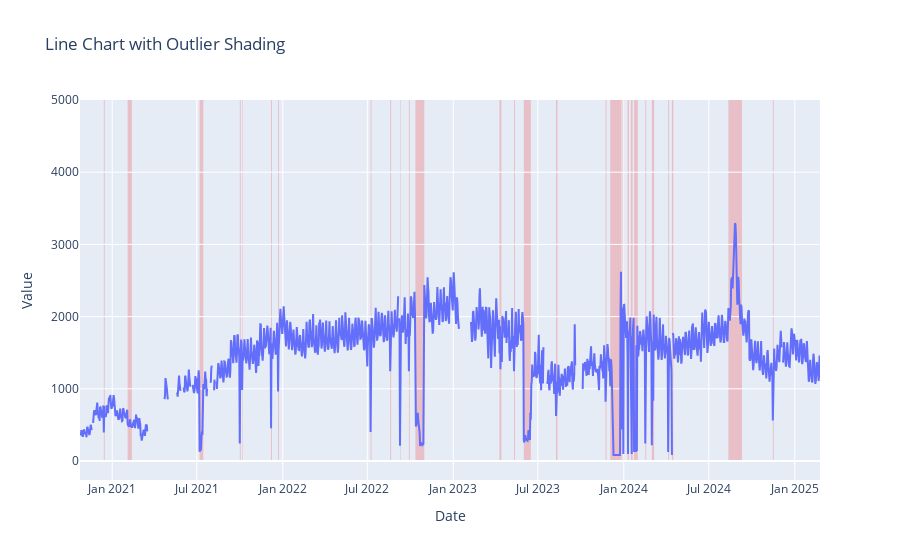

Write notebook code for a chart like this one.
### Code cell
# Create the figure
fig = go.Figure()

# Add the line trace
fig.add_trace(go.Scatter(x=df['Date'], y=df['Broken Machines'], mode='lines', name='Broken Machines'))

# Iterate through the data and add a shape for each outlier day
for i in range(len(df)):
    if df['Outlier'][i]:
        # Shade the *entire* day.  Important for time series!
        date_fmt = pd.to_datetime(df['Date'][i])
        start_date = date_fmt.strftime('%Y-%m-%d 00:00:00') # Start of the day
        end_date = date_fmt.strftime('%Y-%m-%d 23:59:59')   # End of the day
        fig.add_shape(
            type="rect",
            x0=start_date,  # Start of the day
            x1=end_date,    # End of the day
            y0=0,
            y1=5000,
            line=dict(width=0),  # No border
            fillcolor="rgba(255, 0, 0, 0.2)",  # Red with 20% opacity
            layer="below"  # Place the rectangle behind the line
        )


# Improve layout (optional)
fig.update_layout(
    title="Line Chart with Outlier Shading",
    xaxis_title="Date",
    yaxis_title="Value",
    xaxis_range=[min(pd.to_datetime(df['Date'])) - pd.Timedelta(days=1), max(pd.to_datetime(df['Date'])) + pd.Timedelta(days=1)] # Add some padding to x-axis
)

fig.show()

### Figure 1 — Plotly figure (JSON) as saved in the notebook; plotly's stock layout.template omitted (floating-point values rounded to 4 significant figures; data arrays with more than 128 entries replaced by an {"elided": "..."} marker saying what was removed)
{"data": [{"mode": "lines", "name": "Broken Machines", "type": "scatter", "x": {"elided": "1583 str values"}, "y": {"elided": "1583 int values"}}], "layout": {"shapes": [{"fillcolor": "rgba(255, 0, 0, 0.2)", "layer": "below", "line": {"width": 0}, "type": "rect", "x0": "2020-12-14 00:00:00", "x1": "2020-12-14 23:59:59", "y0": 0, "y1": 5000}, {"fillcolor": "rgba(255, 0, 0, 0.2)", "layer": "below", "line": {"width": 0}, "type": "rect", "x0": "2020-12-15 00:00:00", "x1": "2020-12-15 23:59:59", "y0": 0, "y1": 5000}, {"fillcolor": "rgba(255, 0, 0, 0.2)", "layer": "below", "line": {"width": 0}, "type": "rect", "x0": "2021-02-03 00:00:00", "x1": "2021-02-03 23:59:59", "y0": 0, "y1": 5000}, {"fillcolor": "rgba(255, 0, 0, 0.2)", "layer": "below", "line": {"width": 0}, "type": "rect", "x0": "2021-02-04 00:00:00", "x1": "2021-02-04 23:59:59", "y0": 0, "y1": 5000}, {"fillcolor": "rgba(255, 0, 0, 0.2)", "layer": "below", "line": {"width": 0}, "type": "rect", "x0": "2021-02-05 00:00:00", "x1": "2021-02-05 23:59:59", "y0": 0, "y1": 5000}, {"fillcolor": "rgba(255, 0, 0, 0.2)", "layer": "below", "line": {"width": 0}, "type": "rect", "x0": "2021-02-06 00:00:00", "x1": "2021-02-06 23:59:59", "y0": 0, "y1": 5000}, {"fillcolor": "rgba(255, 0, 0, 0.2)", "layer": "below", "line": {"width": 0}, "type": "rect", "x0": "2021-02-07 00:00:00", "x1": "2021-02-07 23:59:59", "y0": 0, "y1": 5000}, {"fillcolor": "rgba(255, 0, 0, 0.2)", "layer": "below", "line": {"width": 0}, "type": "rect", "x0": "2021-02-08 00:00:00", "x1": "2021-02-08 23:59:59", "y0": 0, "y1": 5000}, {"fillcolor": "rgba(255, 0, 0, 0.2)", "layer": "below", "line": {"width": 0}, "type": "rect", "x0": "2021-02-09 00:00:00", "x1": "2021-02-09 23:59:59", "y0": 0, "y1": 5000}, {"fillcolor": "rgba(255, 0, 0, 0.2)", "layer": "below", "line": {"width": 0}, "type": "rect", "x0": "2021-02-10 00:00:00", "x1": "2021-02-10 23:59:59", "y0": 0, "y1": 5000}, {"fillcolor": "rgba(255, 0, 0, 0.2)", "layer": "below", "line": {"width": 0}, "type": "rect", "x0": "2021-02-11 00:00:00", "x1": "2021-02-11 23:59:59", "y0": 0, "y1": 5000}, {"fillcolor": "rgba(255, 0, 0, 0.2)", "layer": "below", "line": {"width": 0}, "type": "rect", "x0": "2021-07-07 00:00:00", "x1": "2021-07-07 23:59:59", "y0": 0, "y1": 5000}, {"fillcolor": "rgba(255, 0, 0, 0.2)", "layer": "below", "line": {"width": 0}, "type": "rect", "x0": "2021-07-08 00:00:00", "x1": "2021-07-08 23:59:59", "y0": 0, "y1": 5000}, {"fillcolor": "rgba(255, 0, 0, 0.2)", "layer": "below", "line": {"width": 0}, "type": "rect", "x0": "2021-07-09 00:00:00", "x1": "2021-07-09 23:59:59", "y0": 0, "y1": 5000}, {"fillcolor": "rgba(255, 0, 0, 0.2)", "layer": "below", "line": {"width": 0}, "type": "rect", "x0": "2021-07-10 00:00:00", "x1": "2021-07-10 23:59:59", "y0": 0, "y1": 5000}, {"fillcolor": "rgba(255, 0, 0, 0.2)", "layer": "below", "line": {"width": 0}, "type": "rect", "x0": "2021-07-11 00:00:00", "x1": "2021-07-11 23:59:59", "y0": 0, "y1": 5000}, {"fillcolor": "rgba(255, 0, 0, 0.2)", "layer": "below", "line": {"width": 0}, "type": "rect", "x0": "2021-07-12 00:00:00", "x1": "2021-07-12 23:59:59", "y0": 0, "y1": 5000}, {"fillcolor": "rgba(255, 0, 0, 0.2)", "layer": "below", "line": {"width": 0}, "type": "rect", "x0": "2021-07-13 00:00:00", "x1": "2021-07-13 23:59:59", "y0": 0, "y1": 5000}, {"fillcolor": "rgba(255, 0, 0, 0.2)", "layer": "below", "line": {"width": 0}, "type": "rect", "x0": "2021-07-14 00:00:00", "x1": "2021-07-14 23:59:59", "y0": 0, "y1": 5000}, {"fillcolor": "rgba(255, 0, 0, 0.2)", "layer": "below", "line": {"width": 0}, "type": "rect", "x0": "2021-10-01 00:00:00", "x1": "2021-10-01 23:59:59", "y0": 0, "y1": 5000}, {"fillcolor": "rgba(255, 0, 0, 0.2)", "layer": "below", "line": {"width": 0}, "type": "rect", "x0": "2021-10-02 00:00:00", "x1": "2021-10-02 23:59:59", "y0": 0, "y1": 5000}, {"fillcolor": "rgba(255, 0, 0, 0.2)", "layer": "below", "line": {"width": 0}, "type": "rect", "x0": "2021-10-06 00:00:00", "x1": "2021-10-06 23:59:59", "y0": 0, "y1": 5000}, {"fillcolor": "rgba(255, 0, 0, 0.2)", "layer": "below", "line": {"width": 0}, "type": "rect", "x0": "2021-12-07 00:00:00", "x1": "2021-12-07 23:59:59", "y0": 0, "y1": 5000}, {"fillcolor": "rgba(255, 0, 0, 0.2)", "layer": "below", "line": {"width": 0}, "type": "rect", "x0": "2021-12-08 00:00:00", "x1": "2021-12-08 23:59:59", "y0": 0, "y1": 5000}, {"fillcolor": "rgba(255, 0, 0, 0.2)", "layer": "below", "line": {"width": 0}, "type": "rect", "x0": "2021-12-22 00:00:00", "x1": "2021-12-22 23:59:59", "y0": 0, "y1": 5000}, {"fillcolor": "rgba(255, 0, 0, 0.2)", "layer": "below", "line": {"width": 0}, "type": "rect", "x0": "2021-12-23 00:00:00", "x1": "2021-12-23 23:59:59", "y0": 0, "y1": 5000}, {"fillcolor": "rgba(255, 0, 0, 0.2)", "layer": "below", "line": {"width": 0}, "type": "rect", "x0": "2022-07-08 00:00:00", "x1": "2022-07-08 23:59:59", "y0": 0, "y1": 5000}, {"fillcolor": "rgba(255, 0, 0, 0.2)", "layer": "below", "line": {"width": 0}, "type": "rect", "x0": "2022-07-09 00:00:00", "x1": "2022-07-09 23:59:59", "y0": 0, "y1": 5000}, {"fillcolor": "rgba(255, 0, 0, 0.2)", "layer": "below", "line": {"width": 0}, "type": "rect", "x0": "2022-08-19 00:00:00", "x1": "2022-08-19 23:59:59", "y0": 0, "y1": 5000}, {"fillcolor": "rgba(255, 0, 0, 0.2)", "layer": "below", "line": {"width": 0}, "type": "rect", "x0": "2022-08-20 00:00:00", "x1": "2022-08-20 23:59:59", "y0": 0, "y1": 5000}, {"fillcolor": "rgba(255, 0, 0, 0.2)", "layer": "below", "line": {"width": 0}, "type": "rect", "x0": "2022-09-09 00:00:00", "x1": "2022-09-09 23:59:59", "y0": 0, "y1": 5000}, {"fillcolor": "rgba(255, 0, 0, 0.2)", "layer": "below", "line": {"width": 0}, "type": "rect", "x0": "2022-09-28 00:00:00", "x1": "2022-09-28 23:59:59", "y0": 0, "y1": 5000}, {"fillcolor": "rgba(255, 0, 0, 0.2)", "layer": "below", "line": {"width": 0}, "type": "rect", "x0": "2022-09-29 00:00:00", "x1": "2022-09-29 23:59:59", "y0": 0, "y1": 5000}, {"fillcolor": "rgba(255, 0, 0, 0.2)", "layer": "below", "line": {"width": 0}, "type": "rect", "x0": "2022-10-12 00:00:00", "x1": "2022-10-12 23:59:59", "y0": 0, "y1": 5000}, {"fillcolor": "rgba(255, 0, 0, 0.2)", "layer": "below", "line": {"width": 0}, "type": "rect", "x0": "2022-10-13 00:00:00", "x1": "2022-10-13 23:59:59", "y0": 0, "y1": 5000}, {"fillcolor": "rgba(255, 0, 0, 0.2)", "layer": "below", "line": {"width": 0}, "type": "rect", "x0": "2022-10-14 00:00:00", "x1": "2022-10-14 23:59:59", "y0": 0, "y1": 5000}, {"fillcolor": "rgba(255, 0, 0, 0.2)", "layer": "below", "line": {"width": 0}, "type": "rect", "x0": "2022-10-15 00:00:00", "x1": "2022-10-15 23:59:59", "y0": 0, "y1": 5000}, {"fillcolor": "rgba(255, 0, 0, 0.2)", "layer": "below", "line": {"width": 0}, "type": "rect", "x0": "2022-10-16 00:00:00", "x1": "2022-10-16 23:59:59", "y0": 0, "y1": 5000}, {"fillcolor": "rgba(255, 0, 0, 0.2)", "layer": "below", "line": {"width": 0}, "type": "rect", "x0": "2022-10-17 00:00:00", "x1": "2022-10-17 23:59:59", "y0": 0, "y1": 5000}, {"fillcolor": "rgba(255, 0, 0, 0.2)", "layer": "below", "line": {"width": 0}, "type": "rect", "x0": "2022-10-18 00:00:00", "x1": "2022-10-18 23:59:59", "y0": 0, "y1": 5000}, {"fillcolor": "rgba(255, 0, 0, 0.2)", "layer": "below", "line": {"width": 0}, "type": "rect", "x0": "2022-10-19 00:00:00", "x1": "2022-10-19 23:59:59", "y0": 0, "y1": 5000}, {"fillcolor": "rgba(255, 0, 0, 0.2)", "layer": "below", "line": {"width": 0}, "type": "rect", "x0": "2022-10-20 00:00:00", "x1": "2022-10-20 23:59:59", "y0": 0, "y1": 5000}, {"fillcolor": "rgba(255, 0, 0, 0.2)", "layer": "below", "line": {"width": 0}, "type": "rect", "x0": "2022-10-21 00:00:00", "x1": "2022-10-21 23:59:59", "y0": 0, "y1": 5000}, {"fillcolor": "rgba(255, 0, 0, 0.2)", "layer": "below", "line": {"width": 0}, "type": "rect", "x0": "2022-10-22 00:00:00", "x1": "2022-10-22 23:59:59", "y0": 0, "y1": 5000}, {"fillcolor": "rgba(255, 0, 0, 0.2)", "layer": "below", "line": {"width": 0}, "type": "rect", "x0": "2022-10-23 00:00:00", "x1": "2022-10-23 23:59:59", "y0": 0, "y1": 5000}, {"fillcolor": "rgba(255, 0, 0, 0.2)", "layer": "below", "line": {"width": 0}, "type": "rect", "x0": "2022-10-24 00:00:00", "x1": "2022-10-24 23:59:59", "y0": 0, "y1": 5000}, {"fillcolor": "rgba(255, 0, 0, 0.2)", "layer": "below", "line": {"width": 0}, "type": "rect", "x0": "2022-10-25 00:00:00", "x1": "2022-10-25 23:59:59", "y0": 0, "y1": 5000}, {"fillcolor": "rgba(255, 0, 0, 0.2)", "layer": "below", "line": {"width": 0}, "type": "rect", "x0": "2022-10-26 00:00:00", "x1": "2022-10-26 23:59:59", "y0": 0, "y1": 5000}, {"fillcolor": "rgba(255, 0, 0, 0.2)", "layer": "below", "line": {"width": 0}, "type": "rect", "x0": "2022-10-27 00:00:00", "x1": "2022-10-27 23:59:59", "y0": 0, "y1": 5000}, {"fillcolor": "rgba(255, 0, 0, 0.2)", "layer": "below", "line": {"width": 0}, "type": "rect", "x0": "2022-10-28 00:00:00", "x1": "2022-10-28 23:59:59", "y0": 0, "y1": 5000}, {"fillcolor": "rgba(255, 0, 0, 0.2)", "layer": "below", "line": {"width": 0}, "type": "rect", "x0": "2022-10-29 00:00:00", "x1": "2022-10-29 23:59:59", "y0": 0, "y1": 5000}, {"fillcolor": "rgba(255, 0, 0, 0.2)", "layer": "below", "line": {"width": 0}, "type": "rect", "x0": "2022-10-30 00:00:00", "x1": "2022-10-30 23:59:59", "y0": 0, "y1": 5000}, {"fillcolor": "rgba(255, 0, 0, 0.2)", "layer": "below", "line": {"width": 0}, "type": "rect", "x0": "2023-04-10 00:00:00", "x1": "2023-04-10 23:59:59", "y0": 0, "y1": 5000}, {"fillcolor": "rgba(255, 0, 0, 0.2)", "layer": "below", "line": {"width": 0}, "type": "rect", "x0": "2023-04-11 00:00:00", "x1": "2023-04-11 23:59:59", "y0": 0, "y1": 5000}, {"fillcolor": "rgba(255, 0, 0, 0.2)", "layer": "below", "line": {"width": 0}, "type": "rect", "x0": "2023-04-12 00:00:00", "x1": "2023-04-12 23:59:59", "y0": 0, "y1": 5000}, {"fillcolor": "rgba(255, 0, 0, 0.2)", "layer": "below", "line": {"width": 0}, "type": "rect", "x0": "2023-04-13 00:00:00", "x1": "2023-04-13 23:59:59", "y0": 0, "y1": 5000}, {"fillcolor": "rgba(255, 0, 0, 0.2)", "layer": "below", "line": {"width": 0}, "type": "rect", "x0": "2023-05-11 00:00:00", "x1": "2023-05-11 23:59:59", "y0": 0, "y1": 5000}, {"fillcolor": "rgba(255, 0, 0, 0.2)", "layer": "below", "line": {"width": 0}, "type": "rect", "x0": "2023-05-12 00:00:00", "x1": "2023-05-12 23:59:59", "y0": 0, "y1": 5000}, {"fillcolor": "rgba(255, 0, 0, 0.2)", "layer": "below", "line": {"width": 0}, "type": "rect", "x0": "2023-06-01 00:00:00", "x1": "2023-06-01 23:59:59", "y0": 0, "y1": 5000}, {"fillcolor": "rgba(255, 0, 0, 0.2)", "layer": "below", "line": {"width": 0}, "type": "rect", "x0": "2023-06-02 00:00:00", "x1": "2023-06-02 23:59:59", "y0": 0, "y1": 5000}, {"fillcolor": "rgba(255, 0, 0, 0.2)", "layer": "below", "line": {"width": 0}, "type": "rect", "x0": "2023-06-03 00:00:00", "x1": "2023-06-03 23:59:59", "y0": 0, "y1": 5000}, {"fillcolor": "rgba(255, 0, 0, 0.2)", "layer": "below", "line": {"width": 0}, "type": "rect", "x0": "2023-06-04 00:00:00", "x1": "2023-06-04 23:59:59", "y0": 0, "y1": 5000}, {"fillcolor": "rgba(255, 0, 0, 0.2)", "layer": "below", "line": {"width": 0}, "type": "rect", "x0": "2023-06-05 00:00:00", "x1": "2023-06-05 23:59:59", "y0": 0, "y1": 5000}, {"fillcolor": "rgba(255, 0, 0, 0.2)", "layer": "below", "line": {"width": 0}, "type": "rect", "x0": "2023-06-06 00:00:00", "x1": "2023-06-06 23:59:59", "y0": 0, "y1": 5000}, {"fillcolor": "rgba(255, 0, 0, 0.2)", "layer": "below", "line": {"width": 0}, "type": "rect", "x0": "2023-06-07 00:00:00", "x1": "2023-06-07 23:59:59", "y0": 0, "y1": 5000}, {"fillcolor": "rgba(255, 0, 0, 0.2)", "layer": "below", "line": {"width": 0}, "type": "rect", "x0": "2023-06-08 00:00:00", "x1": "2023-06-08 23:59:59", "y0": 0, "y1": 5000}, {"fillcolor": "rgba(255, 0, 0, 0.2)", "layer": "below", "line": {"width": 0}, "type": "rect", "x0": "2023-06-09 00:00:00", "x1": "2023-06-09 23:59:59", "y0": 0, "y1": 5000}, {"fillcolor": "rgba(255, 0, 0, 0.2)", "layer": "below", "line": {"width": 0}, "type": "rect", "x0": "2023-06-10 00:00:00", "x1": "2023-06-10 23:59:59", "y0": 0, "y1": 5000}, {"fillcolor": "rgba(255, 0, 0, 0.2)", "layer": "below", "line": {"width": 0}, "type": "rect", "x0": "2023-06-11 00:00:00", "x1": "2023-06-11 23:59:59", "y0": 0, "y1": 5000}, {"fillcolor": "rgba(255, 0, 0, 0.2)", "layer": "below", "line": {"width": 0}, "type": "rect", "x0": "2023-06-12 00:00:00", "x1": "2023-06-12 23:59:59", "y0": 0, "y1": 5000}, {"fillcolor": "rgba(255, 0, 0, 0.2)", "layer": "below", "line": {"width": 0}, "type": "rect", "x0": "2023-06-13 00:00:00", "x1": "2023-06-13 23:59:59", "y0": 0, "y1": 5000}, {"fillcolor": "rgba(255, 0, 0, 0.2)", "layer": "below", "line": {"width": 0}, "type": "rect", "x0": "2023-06-14 00:00:00", "x1": "2023-06-14 23:59:59", "y0": 0, "y1": 5000}, {"fillcolor": "rgba(255, 0, 0, 0.2)", "layer": "below", "line": {"width": 0}, "type": "rect", "x0": "2023-06-15 00:00:00", "x1": "2023-06-15 23:59:59", "y0": 0, "y1": 5000}, {"fillcolor": "rgba(255, 0, 0, 0.2)", "layer": "below", "line": {"width": 0}, "type": "rect", "x0": "2023-08-09 00:00:00", "x1": "2023-08-09 23:59:59", "y0": 0, "y1": 5000}, {"fillcolor": "rgba(255, 0, 0, 0.2)", "layer": "below", "line": {"width": 0}, "type": "rect", "x0": "2023-08-10 00:00:00", "x1": "2023-08-10 23:59:59", "y0": 0, "y1": 5000}, {"fillcolor": "rgba(255, 0, 0, 0.2)", "layer": "below", "line": {"width": 0}, "type": "rect", "x0": "2023-08-11 00:00:00", "x1": "2023-08-11 23:59:59", "y0": 0, "y1": 5000}, {"fillcolor": "rgba(255, 0, 0, 0.2)", "layer": "below", "line": {"width": 0}, "type": "rect", "x0": "2023-11-23 00:00:00", "x1": "2023-11-23 23:59:59", "y0": 0, "y1": 5000}, {"fillcolor": "rgba(255, 0, 0, 0.2)", "layer": "below", "line": {"width": 0}, "type": "rect", "x0": "2023-11-24 00:00:00", "x1": "2023-11-24 23:59:59", "y0": 0, "y1": 5000}, {"fillcolor": "rgba(255, 0, 0, 0.2)", "layer": "below", "line": {"width": 0}, "type": "rect", "x0": "2023-12-03 00:00:00", "x1": "2023-12-03 23:59:59", "y0": 0, "y1": 5000}, {"fillcolor": "rgba(255, 0, 0, 0.2)", "layer": "below", "line": {"width": 0}, "type": "rect", "x0": "2023-12-04 00:00:00", "x1": "2023-12-04 23:59:59", "y0": 0, "y1": 5000}, {"fillcolor": "rgba(255, 0, 0, 0.2)", "layer": "below", "line": {"width": 0}, "type": "rect", "x0": "2023-12-05 00:00:00", "x1": "2023-12-05 23:59:59", "y0": 0, "y1": 5000}, {"fillcolor": "rgba(255, 0, 0, 0.2)", "layer": "below", "line": {"width": 0}, "type": "rect", "x0": "2023-12-06 00:00:00", "x1": "2023-12-06 23:59:59", "y0": 0, "y1": 5000}, {"fillcolor": "rgba(255, 0, 0, 0.2)", "layer": "below", "line": {"width": 0}, "type": "rect", "x0": "2023-12-07 00:00:00", "x1": "2023-12-07 23:59:59", "y0": 0, "y1": 5000}, {"fillcolor": "rgba(255, 0, 0, 0.2)", "layer": "below", "line": {"width": 0}, "type": "rect", "x0": "2023-12-08 00:00:00", "x1": "2023-12-08 23:59:59", "y0": 0, "y1": 5000}, {"fillcolor": "rgba(255, 0, 0, 0.2)", "layer": "below", "line": {"width": 0}, "type": "rect", "x0": "2023-12-09 00:00:00", "x1": "2023-12-09 23:59:59", "y0": 0, "y1": 5000}, {"fillcolor": "rgba(255, 0, 0, 0.2)", "layer": "below", "line": {"width": 0}, "type": "rect", "x0": "2023-12-10 00:00:00", "x1": "2023-12-10 23:59:59", "y0": 0, "y1": 5000}, {"fillcolor": "rgba(255, 0, 0, 0.2)", "layer": "below", "line": {"width": 0}, "type": "rect", "x0": "2023-12-11 00:00:00", "x1": "2023-12-11 23:59:59", "y0": 0, "y1": 5000}, {"fillcolor": "rgba(255, 0, 0, 0.2)", "layer": "below", "line": {"width": 0}, "type": "rect", "x0": "2023-12-12 00:00:00", "x1": "2023-12-12 23:59:59", "y0": 0, "y1": 5000}, {"fillcolor": "rgba(255, 0, 0, 0.2)", "layer": "below", "line": {"width": 0}, "type": "rect", "x0": "2023-12-13 00:00:00", "x1": "2023-12-13 23:59:59", "y0": 0, "y1": 5000}, {"fillcolor": "rgba(255, 0, 0, 0.2)", "layer": "below", "line": {"width": 0}, "type": "rect", "x0": "2023-12-14 00:00:00", "x1": "2023-12-14 23:59:59", "y0": 0, "y1": 5000}, {"fillcolor": "rgba(255, 0, 0, 0.2)", "layer": "below", "line": {"width": 0}, "type": "rect", "x0": "2023-12-15 00:00:00", "x1": "2023-12-15 23:59:59", "y0": 0, "y1": 5000}, {"fillcolor": "rgba(255, 0, 0, 0.2)", "layer": "below", "line": {"width": 0}, "type": "rect", "x0": "2023-12-16 00:00:00", "x1": "2023-12-16 23:59:59", "y0": 0, "y1": 5000}, {"fillcolor": "rgba(255, 0, 0, 0.2)", "layer": "below", "line": {"width": 0}, "type": "rect", "x0": "2023-12-17 00:00:00", "x1": "2023-12-17 23:59:59", "y0": 0, "y1": 5000}, {"fillcolor": "rgba(255, 0, 0, 0.2)", "layer": "below", "line": {"width": 0}, "type": "rect", "x0": "2023-12-18 00:00:00", "x1": "2023-12-18 23:59:59", "y0": 0, "y1": 5000}, {"fillcolor": "rgba(255, 0, 0, 0.2)", "layer": "below", "line": {"width": 0}, "type": "rect", "x0": "2023-12-19 00:00:00", "x1": "2023-12-19 23:59:59", "y0": 0, "y1": 5000}, {"fillcolor": "rgba(255, 0, 0, 0.2)", "layer": "below", "line": {"width": 0}, "type": "rect", "x0": "2023-12-20 00:00:00", "x1": "2023-12-20 23:59:59", "y0": 0, "y1": 5000}, {"fillcolor": "rgba(255, 0, 0, 0.2)", "layer": "below", "line": {"width": 0}, "type": "rect", "x0": "2023-12-21 00:00:00", "x1": "2023-12-21 23:59:59", "y0": 0, "y1": 5000}, {"fillcolor": "rgba(255, 0, 0, 0.2)", "layer": "below", "line": {"width": 0}, "type": "rect", "x0": "2023-12-22 00:00:00", "x1": "2023-12-22 23:59:59", "y0": 0, "y1": 5000}, {"fillcolor": "rgba(255, 0, 0, 0.2)", "layer": "below", "line": {"width": 0}, "type": "rect", "x0": "2023-12-23 00:00:00", "x1": "2023-12-23 23:59:59", "y0": 0, "y1": 5000}, {"fillcolor": "rgba(255, 0, 0, 0.2)", "layer": "below", "line": {"width": 0}, "type": "rect", "x0": "2023-12-24 00:00:00", "x1": "2023-12-24 23:59:59", "y0": 0, "y1": 5000}, {"fillcolor": "rgba(255, 0, 0, 0.2)", "layer": "below", "line": {"width": 0}, "type": "rect", "x0": "2023-12-25 00:00:00", "x1": "2023-12-25 23:59:59", "y0": 0, "y1": 5000}, {"fillcolor": "rgba(255, 0, 0, 0.2)", "layer": "below", "line": {"width": 0}, "type": "rect", "x0": "2023-12-27 00:00:00", "x1": "2023-12-27 23:59:59", "y0": 0, "y1": 5000}, {"fillcolor": "rgba(255, 0, 0, 0.2)", "layer": "below", "line": {"width": 0}, "type": "rect", "x0": "2023-12-28 00:00:00", "x1": "2023-12-28 23:59:59", "y0": 0, "y1": 5000}, {"fillcolor": "rgba(255, 0, 0, 0.2)", "layer": "below", "line": {"width": 0}, "type": "rect", "x0": "2023-12-31 00:00:00", "x1": "2023-12-31 23:59:59", "y0": 0, "y1": 5000}, {"fillcolor": "rgba(255, 0, 0, 0.2)", "layer": "below", "line": {"width": 0}, "type": "rect", "x0": "2024-01-01 00:00:00", "x1": "2024-01-01 23:59:59", "y0": 0, "y1": 5000}, {"fillcolor": "rgba(255, 0, 0, 0.2)", "layer": "below", "line": {"width": 0}, "type": "rect", "x0": "2024-01-09 00:00:00", "x1": "2024-01-09 23:59:59", "y0": 0, "y1": 5000}, {"fillcolor": "rgba(255, 0, 0, 0.2)", "layer": "below", "line": {"width": 0}, "type": "rect", "x0": "2024-01-10 00:00:00", "x1": "2024-01-10 23:59:59", "y0": 0, "y1": 5000}, {"fillcolor": "rgba(255, 0, 0, 0.2)", "layer": "below", "line": {"width": 0}, "type": "rect", "x0": "2024-01-11 00:00:00", "x1": "2024-01-11 23:59:59", "y0": 0, "y1": 5000}, {"fillcolor": "rgba(255, 0, 0, 0.2)", "layer": "below", "line": {"width": 0}, "type": "rect", "x0": "2024-01-16 00:00:00", "x1": "2024-01-16 23:59:59", "y0": 0, "y1": 5000}, {"fillcolor": "rgba(255, 0, 0, 0.2)", "layer": "below", "line": {"width": 0}, "type": "rect", "x0": "2024-01-17 00:00:00", "x1": "2024-01-17 23:59:59", "y0": 0, "y1": 5000}, {"fillcolor": "rgba(255, 0, 0, 0.2)", "layer": "below", "line": {"width": 0}, "type": "rect", "x0": "2024-01-18 00:00:00", "x1": "2024-01-18 23:59:59", "y0": 0, "y1": 5000}, {"fillcolor": "rgba(255, 0, 0, 0.2)", "layer": "below", "line": {"width": 0}, "type": "rect", "x0": "2024-01-19 00:00:00", "x1": "2024-01-19 23:59:59", "y0": 0, "y1": 5000}, {"fillcolor": "rgba(255, 0, 0, 0.2)", "layer": "below", "line": {"width": 0}, "type": "rect", "x0": "2024-01-23 00:00:00", "x1": "2024-01-23 23:59:59", "y0": 0, "y1": 5000}, {"fillcolor": "rgba(255, 0, 0, 0.2)", "layer": "below", "line": {"width": 0}, "type": "rect", "x0": "2024-01-24 00:00:00", "x1": "2024-01-24 23:59:59", "y0": 0, "y1": 5000}, {"fillcolor": "rgba(255, 0, 0, 0.2)", "layer": "below", "line": {"width": 0}, "type": "rect", "x0": "2024-01-25 00:00:00", "x1": "2024-01-25 23:59:59", "y0": 0, "y1": 5000}, {"fillcolor": "rgba(255, 0, 0, 0.2)", "layer": "below", "line": {"width": 0}, "type": "rect", "x0": "2024-01-26 00:00:00", "x1": "2024-01-26 23:59:59", "y0": 0, "y1": 5000}, {"fillcolor": "rgba(255, 0, 0, 0.2)", "layer": "below", "line": {"width": 0}, "type": "rect", "x0": "2024-01-27 00:00:00", "x1": "2024-01-27 23:59:59", "y0": 0, "y1": 5000}, {"fillcolor": "rgba(255, 0, 0, 0.2)", "layer": "below", "line": {"width": 0}, "type": "rect", "x0": "2024-01-28 00:00:00", "x1": "2024-01-28 23:59:59", "y0": 0, "y1": 5000}, {"fillcolor": "rgba(255, 0, 0, 0.2)", "layer": "below", "line": {"width": 0}, "type": "rect", "x0": "2024-01-29 00:00:00", "x1": "2024-01-29 23:59:59", "y0": 0, "y1": 5000}, {"fillcolor": "rgba(255, 0, 0, 0.2)", "layer": "below", "line": {"width": 0}, "type": "rect", "x0": "2024-01-30 00:00:00", "x1": "2024-01-30 23:59:59", "y0": 0, "y1": 5000}, {"fillcolor": "rgba(255, 0, 0, 0.2)", "layer": "below", "line": {"width": 0}, "type": "rect", "x0": "2024-02-16 00:00:00", "x1": "2024-02-16 23:59:59", "y0": 0, "y1": 5000}, {"fillcolor": "rgba(255, 0, 0, 0.2)", "layer": "below", "line": {"width": 0}, "type": "rect", "x0": "2024-02-17 00:00:00", "x1": "2024-02-17 23:59:59", "y0": 0, "y1": 5000}, {"fillcolor": "rgba(255, 0, 0, 0.2)", "layer": "below", "line": {"width": 0}, "type": "rect", "x0": "2024-03-01 00:00:00", "x1": "2024-03-01 23:59:59", "y0": 0, "y1": 5000}, {"fillcolor": "rgba(255, 0, 0, 0.2)", "layer": "below", "line": {"width": 0}, "type": "rect", "x0": "2024-03-02 00:00:00", "x1": "2024-03-02 23:59:59", "y0": 0, "y1": 5000}, {"fillcolor": "rgba(255, 0, 0, 0.2)", "layer": "below", "line": {"width": 0}, "type": "rect", "x0": "2024-03-03 00:00:00", "x1": "2024-03-03 23:59:59", "y0": 0, "y1": 5000}, {"fillcolor": "rgba(255, 0, 0, 0.2)", "layer": "below", "line": {"width": 0}, "type": "rect", "x0": "2024-03-04 00:00:00", "x1": "2024-03-04 23:59:59", "y0": 0, "y1": 5000}, {"fillcolor": "rgba(255, 0, 0, 0.2)", "layer": "below", "line": {"width": 0}, "type": "rect", "x0": "2024-03-05 00:00:00", "x1": "2024-03-05 23:59:59", "y0": 0, "y1": 5000}, {"fillcolor": "rgba(255, 0, 0, 0.2)", "layer": "below", "line": {"width": 0}, "type": "rect", "x0": "2024-04-05 00:00:00", "x1": "2024-04-05 23:59:59", "y0": 0, "y1": 5000}, {"fillcolor": "rgba(255, 0, 0, 0.2)", "layer": "below", "line": {"width": 0}, "type": "rect", "x0": "2024-04-06 00:00:00", "x1": "2024-04-06 23:59:59", "y0": 0, "y1": 5000}, {"fillcolor": "rgba(255, 0, 0, 0.2)", "layer": "below", "line": {"width": 0}, "type": "rect", "x0": "2024-04-13 00:00:00", "x1": "2024-04-13 23:59:59", "y0": 0, "y1": 5000}, {"fillcolor": "rgba(255, 0, 0, 0.2)", "layer": "below", "line": {"width": 0}, "type": "rect", "x0": "2024-04-14 00:00:00", "x1": "2024-04-14 23:59:59", "y0": 0, "y1": 5000}, {"fillcolor": "rgba(255, 0, 0, 0.2)", "layer": "below", "line": {"width": 0}, "type": "rect", "x0": "2024-04-15 00:00:00", "x1": "2024-04-15 23:59:59", "y0": 0, "y1": 5000}, {"fillcolor": "rgba(255, 0, 0, 0.2)", "layer": "below", "line": {"width": 0}, "type": "rect", "x0": "2024-08-12 00:00:00", "x1": "2024-08-12 23:59:59", "y0": 0, "y1": 5000}, {"fillcolor": "rgba(255, 0, 0, 0.2)", "layer": "below", "line": {"width": 0}, "type": "rect", "x0": "2024-08-13 00:00:00", "x1": "2024-08-13 23:59:59", "y0": 0, "y1": 5000}, {"fillcolor": "rgba(255, 0, 0, 0.2)", "layer": "below", "line": {"width": 0}, "type": "rect", "x0": "2024-08-14 00:00:00", "x1": "2024-08-14 23:59:59", "y0": 0, "y1": 5000}, {"fillcolor": "rgba(255, 0, 0, 0.2)", "layer": "below", "line": {"width": 0}, "type": "rect", "x0": "2024-08-15 00:00:00", "x1": "2024-08-15 23:59:59", "y0": 0, "y1": 5000}, {"fillcolor": "rgba(255, 0, 0, 0.2)", "layer": "below", "line": {"width": 0}, "type": "rect", "x0": "2024-08-16 00:00:00", "x1": "2024-08-16 23:59:59", "y0": 0, "y1": 5000}, {"fillcolor": "rgba(255, 0, 0, 0.2)", "layer": "below", "line": {"width": 0}, "type": "rect", "x0": "2024-08-17 00:00:00", "x1": "2024-08-17 23:59:59", "y0": 0, "y1": 5000}, {"fillcolor": "rgba(255, 0, 0, 0.2)", "layer": "below", "line": {"width": 0}, "type": "rect", "x0": "2024-08-18 00:00:00", "x1": "2024-08-18 23:59:59", "y0": 0, "y1": 5000}, {"fillcolor": "rgba(255, 0, 0, 0.2)", "layer": "below", "line": {"width": 0}, "type": "rect", "x0": "2024-08-19 00:00:00", "x1": "2024-08-19 23:59:59", "y0": 0, "y1": 5000}, {"fillcolor": "rgba(255, 0, 0, 0.2)", "layer": "below", "line": {"width": 0}, "type": "rect", "x0": "2024-08-20 00:00:00", "x1": "2024-08-20 23:59:59", "y0": 0, "y1": 5000}, {"fillcolor": "rgba(255, 0, 0, 0.2)", "layer": "below", "line": {"width": 0}, "type": "rect", "x0": "2024-08-21 00:00:00", "x1": "2024-08-21 23:59:59", "y0": 0, "y1": 5000}, {"fillcolor": "rgba(255, 0, 0, 0.2)", "layer": "below", "line": {"width": 0}, "type": "rect", "x0": "2024-08-22 00:00:00", "x1": "2024-08-22 23:59:59", "y0": 0, "y1": 5000}, {"fillcolor": "rgba(255, 0, 0, 0.2)", "layer": "below", "line": {"width": 0}, "type": "rect", "x0": "2024-08-23 00:00:00", "x1": "2024-08-23 23:59:59", "y0": 0, "y1": 5000}, {"fillcolor": "rgba(255, 0, 0, 0.2)", "layer": "below", "line": {"width": 0}, "type": "rect", "x0": "2024-08-24 00:00:00", "x1": "2024-08-24 23:59:59", "y0": 0, "y1": 5000}, {"fillcolor": "rgba(255, 0, 0, 0.2)", "layer": "below", "line": {"width": 0}, "type": "rect", "x0": "2024-08-25 00:00:00", "x1": "2024-08-25 23:59:59", "y0": 0, "y1": 5000}, {"fillcolor": "rgba(255, 0, 0, 0.2)", "layer": "below", "line": {"width": 0}, "type": "rect", "x0": "2024-08-26 00:00:00", "x1": "2024-08-26 23:59:59", "y0": 0, "y1": 5000}, {"fillcolor": "rgba(255, 0, 0, 0.2)", "layer": "below", "line": {"width": 0}, "type": "rect", "x0": "2024-08-27 00:00:00", "x1": "2024-08-27 23:59:59", "y0": 0, "y1": 5000}, {"fillcolor": "rgba(255, 0, 0, 0.2)", "layer": "below", "line": {"width": 0}, "type": "rect", "x0": "2024-08-28 00:00:00", "x1": "2024-08-28 23:59:59", "y0": 0, "y1": 5000}, {"fillcolor": "rgba(255, 0, 0, 0.2)", "layer": "below", "line": {"width": 0}, "type": "rect", "x0": "2024-08-29 00:00:00", "x1": "2024-08-29 23:59:59", "y0": 0, "y1": 5000}, {"fillcolor": "rgba(255, 0, 0, 0.2)", "layer": "below", "line": {"width": 0}, "type": "rect", "x0": "2024-08-30 00:00:00", "x1": "2024-08-30 23:59:59", "y0": 0, "y1": 5000}, {"fillcolor": "rgba(255, 0, 0, 0.2)", "layer": "below", "line": {"width": 0}, "type": "rect", "x0": "2024-08-31 00:00:00", "x1": "2024-08-31 23:59:59", "y0": 0, "y1": 5000}, {"fillcolor": "rgba(255, 0, 0, 0.2)", "layer": "below", "line": {"width": 0}, "type": "rect", "x0": "2024-09-01 00:00:00", "x1": "2024-09-01 23:59:59", "y0": 0, "y1": 5000}, {"fillcolor": "rgba(255, 0, 0, 0.2)", "layer": "below", "line": {"width": 0}, "type": "rect", "x0": "2024-09-02 00:00:00", "x1": "2024-09-02 23:59:59", "y0": 0, "y1": 5000}, {"fillcolor": "rgba(255, 0, 0, 0.2)", "layer": "below", "line": {"width": 0}, "type": "rect", "x0": "2024-09-03 00:00:00", "x1": "2024-09-03 23:59:59", "y0": 0, "y1": 5000}, {"fillcolor": "rgba(255, 0, 0, 0.2)", "layer": "below", "line": {"width": 0}, "type": "rect", "x0": "2024-09-04 00:00:00", "x1": "2024-09-04 23:59:59", "y0": 0, "y1": 5000}, {"fillcolor": "rgba(255, 0, 0, 0.2)", "layer": "below", "line": {"width": 0}, "type": "rect", "x0": "2024-09-05 00:00:00", "x1": "2024-09-05 23:59:59", "y0": 0, "y1": 5000}, {"fillcolor": "rgba(255, 0, 0, 0.2)", "layer": "below", "line": {"width": 0}, "type": "rect", "x0": "2024-09-06 00:00:00", "x1": "2024-09-06 23:59:59", "y0": 0, "y1": 5000}, {"fillcolor": "rgba(255, 0, 0, 0.2)", "layer": "below", "line": {"width": 0}, "type": "rect", "x0": "2024-09-07 00:00:00", "x1": "2024-09-07 23:59:59", "y0": 0, "y1": 5000}, {"fillcolor": "rgba(255, 0, 0, 0.2)", "layer": "below", "line": {"width": 0}, "type": "rect", "x0": "2024-09-08 00:00:00", "x1": "2024-09-08 23:59:59", "y0": 0, "y1": 5000}, {"fillcolor": "rgba(255, 0, 0, 0.2)", "layer": "below", "line": {"width": 0}, "type": "rect", "x0": "2024-09-09 00:00:00", "x1": "2024-09-09 23:59:59", "y0": 0, "y1": 5000}, {"fillcolor": "rgba(255, 0, 0, 0.2)", "layer": "below", "line": {"width": 0}, "type": "rect", "x0": "2024-11-15 00:00:00", "x1": "2024-11-15 23:59:59", "y0": 0, "y1": 5000}, {"fillcolor": "rgba(255, 0, 0, 0.2)", "layer": "below", "line": {"width": 0}, "type": "rect", "x0": "2024-11-16 00:00:00", "x1": "2024-11-16 23:59:59", "y0": 0, "y1": 5000}], "title": {"text": "Line Chart with Outlier Shading"}, "xaxis": {"range": ["2020-10-24T00:00:00", "2025-02-24T00:00:00"], "title": {"text": "Date"}}, "yaxis": {"title": {"text": "Value"}}}}
